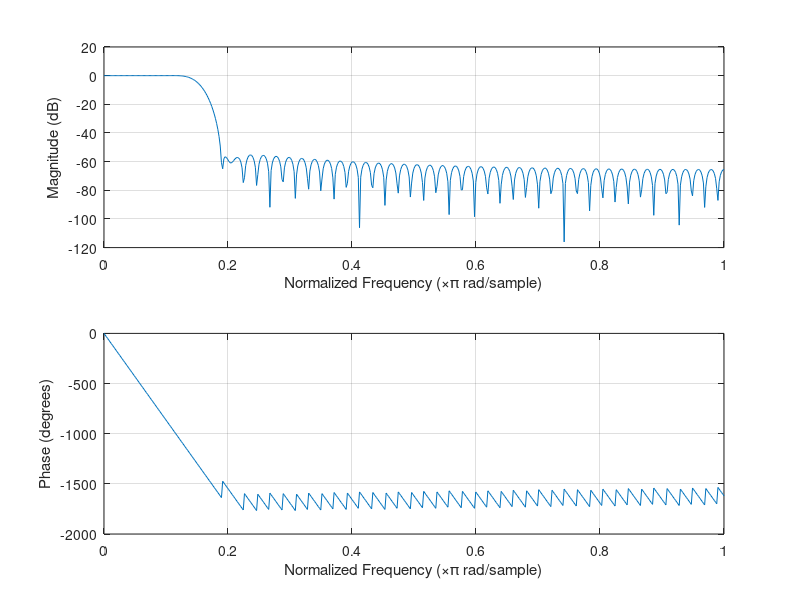

Source code (MATLAB): (Note: this script raises an error after producing the figure.)
% FIR Filterprogrammierung
%
% Fabian Andresen und Johannes Bluhm 18.01.2021
%
% MATLAB R2019b
%
% Analysieren eines einfachen digitalen Systems mit Hilfe von MatLab, Untersuchen eines Sprachfiles
%
% Abgabe Montag, 21.01.2021

clc;       % Kommandofenster bereinigen
clear;     % Variablen bereinigen
close all; % Alles schließen

% Parameter
fa = 11025;   % Abtastrate
td = 0.09;    % Signaldauer
a = 1;        % Amplitude (Lautstärke)

freq1 = 852;  % Frequenz 1
freq2 = 1209; % Frequenz 2

% Berechnung
t = 1/fa;              % Abtastperiode
tVec = 0 : t : td - t; % Zeitvektor
cosVec1 = a * cos(2 * pi * freq1 * tVec - pi/2); % Sinus 1
cosVec2 = a * 1.25 * cos(2 * pi * freq2 * tVec - pi/2); % Sinus 2

cosVec = cosVec1 + cosVec2; % Vektoren addieren

fr1 = freq1/(fa/2);
fr2 = freq2/(fa/2);

lowpass = fir1(96,[fr1],'low');
freqz(lowpass,a);
final = filter(lowpass,a,cosVec);

subplot(2,1,1)
func_fDarstellung(cosVec, fa, 2000);
%sound(cosVec);

subplot(2,1,2)
func_fDarstellung(final, fa, 2000);
%sound(final);
